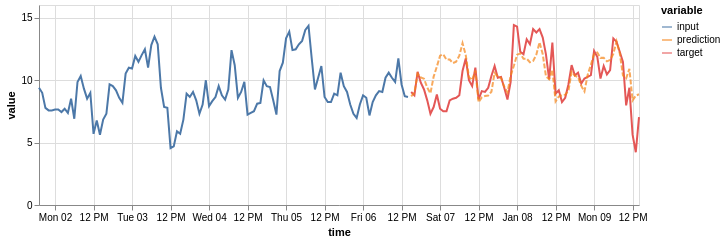

This figure's notebook cell:
### Code cell
(on.Plot()
    .add(on.marks.line, input)
    .add(on.marks.line, target)
    .add(on.marks.line, prediction, type='dashed')
    .properties(width=600, height=200)
    .show()
)

### Figure 1 — Vega specification as saved in the notebook (floating-point values rounded to 4 significant figures)
{"$schema": "https://vega.github.io/schema/vega/v5.json", "data": [{"name": "source_0", "values": [{"time": "2017-01-01T19:00:00.000", "variable": "input", "value": 9.377}, {"time": "2017-01-01T20:00:00.000", "variable": "input", "value": 8.975}, {"time": "2017-01-01T21:00:00.000", "variable": "input", "value": 7.77}, {"time": "2017-01-01T22:00:00.000", "variable": "input", "value": 7.569}, {"time": "2017-01-01T23:00:00.000", "variable": "input", "value": 7.569}, {"time": "2017-01-02T00:00:00.000", "variable": "input", "value": 7.636}, {"time": "2017-01-02T01:00:00.000", "variable": "input", "value": 7.636}, {"time": "2017-01-02T02:00:00.000", "variable": "input", "value": 7.435}, {"time": "2017-01-02T03:00:00.000", "variable": "input", "value": 7.703}, {"time": "2017-01-02T04:00:00.000", "variable": "input", "value": 7.368}, {"time": "2017-01-02T05:00:00.000", "variable": "input", "value": 8.506}, {"time": "2017-01-02T06:00:00.000", "variable": "input", "value": 6.899}, {"time": "2017-01-02T07:00:00.000", "variable": "input", "value": 9.846}, {"time": "2017-01-02T08:00:00.000", "variable": "input", "value": 10.31}, {"time": "2017-01-02T09:00:00.000", "variable": "input", "value": 9.31}, {"time": "2017-01-02T10:00:00.000", "variable": "input", "value": 8.506}, {"time": "2017-01-02T11:00:00.000", "variable": "input", "value": 8.975}, {"time": "2017-01-02T12:00:00.000", "variable": "input", "value": 5.693}, {"time": "2017-01-02T13:00:00.000", "variable": "input", "value": 6.765}, {"time": "2017-01-02T14:00:00.000", "variable": "input", "value": 5.626}, {"time": "2017-01-02T15:00:00.000", "variable": "input", "value": 6.832}, {"time": "2017-01-02T16:00:00.000", "variable": "input", "value": 7.301}, {"time": "2017-01-02T17:00:00.000", "variable": "input", "value": 9.645}, {"time": "2017-01-02T18:00:00.000", "variable": "input", "value": 9.511}, {"time": "2017-01-02T19:00:00.000", "variable": "input", "value": 9.176}, {"time": "2017-01-02T20:00:00.000", "variable": "input", "value": 8.573}, {"time": "2017-01-02T21:00:00.000", "variable": "input", "value": 8.172}, {"time": "2017-01-02T22:00:00.000", "variable": "input", "value": 10.52}, {"time": "2017-01-02T23:00:00.000", "variable": "input", "value": 10.98}, {"time": "2017-01-03T00:00:00.000", "variable": "input", "value": 10.92}, {"time": "2017-01-03T01:00:00.000", "variable": "input", "value": 11.92}, {"time": "2017-01-03T02:00:00.000", "variable": "input", "value": 11.45}, {"time": "2017-01-03T03:00:00.000", "variable": "input", "value": 11.99}, {"time": "2017-01-03T04:00:00.000", "variable": "input", "value": 12.46}, {"time": "2017-01-03T05:00:00.000", "variable": "input", "value": 10.98}, {"time": "2017-01-03T06:00:00.000", "variable": "input", "value": 12.79}, {"time": "2017-01-03T07:00:00.000", "variable": "input", "value": 13.46}, {"time": "2017-01-03T08:00:00.000", "variable": "input", "value": 12.86}, {"time": "2017-01-03T09:00:00.000", "variable": "input", "value": 9.377}, {"time": "2017-01-03T10:00:00.000", "variable": "input", "value": 7.837}, {"time": "2017-01-03T11:00:00.000", "variable": "input", "value": 7.77}, {"time": "2017-01-03T12:00:00.000", "variable": "input", "value": 4.555}, {"time": "2017-01-03T13:00:00.000", "variable": "input", "value": 4.689}, {"time": "2017-01-03T14:00:00.000", "variable": "input", "value": 5.894}, {"time": "2017-01-03T15:00:00.000", "variable": "input", "value": 5.693}, {"time": "2017-01-03T16:00:00.000", "variable": "input", "value": 6.832}, {"time": "2017-01-03T17:00:00.000", "variable": "input", "value": 8.908}, {"time": "2017-01-03T18:00:00.000", "variable": "input", "value": 8.64}, {"time": "2017-01-03T19:00:00.000", "variable": "input", "value": 9.042}, {"time": "2017-01-03T20:00:00.000", "variable": "input", "value": 8.372}, {"time": "2017-01-03T21:00:00.000", "variable": "input", "value": 7.301}, {"time": "2017-01-03T22:00:00.000", "variable": "input", "value": 8.038}, {"time": "2017-01-03T23:00:00.000", "variable": "input", "value": 9.98}, {"time": "2017-01-04T00:00:00.000", "variable": "input", "value": 7.904}, {"time": "2017-01-04T01:00:00.000", "variable": "input", "value": 8.306}, {"time": "2017-01-04T02:00:00.000", "variable": "input", "value": 8.64}, {"time": "2017-01-04T03:00:00.000", "variable": "input", "value": 9.511}, {"time": "2017-01-04T04:00:00.000", "variable": "input", "value": 8.774}, {"time": "2017-01-04T05:00:00.000", "variable": "input", "value": 8.439}, {"time": "2017-01-04T06:00:00.000", "variable": "input", "value": 9.243}, {"time": "2017-01-04T07:00:00.000", "variable": "input", "value": 12.39}, {"time": "2017-01-04T08:00:00.000", "variable": "input", "value": 11.19}, {"time": "2017-01-04T09:00:00.000", "variable": "input", "value": 8.573}, {"time": "2017-01-04T10:00:00.000", "variable": "input", "value": 9.042}, {"time": "2017-01-04T11:00:00.000", "variable": "input", "value": 9.846}, {"time": "2017-01-04T12:00:00.000", "variable": "input", "value": 7.234}, {"time": "2017-01-04T13:00:00.000", "variable": "input", "value": 7.368}, {"time": "2017-01-04T14:00:00.000", "variable": "input", "value": 7.502}, {"time": "2017-01-04T15:00:00.000", "variable": "input", "value": 8.105}, {"time": "2017-01-04T16:00:00.000", "variable": "input", "value": 8.172}, {"time": "2017-01-04T17:00:00.000", "variable": "input", "value": 9.98}, {"time": "2017-01-04T18:00:00.000", "variable": "input", "value": 9.511}, {"time": "2017-01-04T19:00:00.000", "variable": "input", "value": 9.444}, {"time": "2017-01-04T20:00:00.000", "variable": "input", "value": 8.372}, {"time": "2017-01-04T21:00:00.000", "variable": "input", "value": 7.234}, {"time": "2017-01-04T22:00:00.000", "variable": "input", "value": 10.72}, {"time": "2017-01-04T23:00:00.000", "variable": "input", "value": 11.39}, {"time": "2017-01-05T00:00:00.000", "variable": "input", "value": 13.33}, {"time": "2017-01-05T01:00:00.000", "variable": "input", "value": 13.86}, {"time": "2017-01-05T02:00:00.000", "variable": "input", "value": 12.39}, {"time": "2017-01-05T03:00:00.000", "variable": "input", "value": 12.46}, {"time": "2017-01-05T04:00:00.000", "variable": "input", "value": 12.86}, {"time": "2017-01-05T05:00:00.000", "variable": "input", "value": 13.13}, {"time": "2017-01-05T06:00:00.000", "variable": "input", "value": 14.0}, {"time": "2017-01-05T07:00:00.000", "variable": "input", "value": 14.33}, {"time": "2017-01-05T08:00:00.000", "variable": "input", "value": 11.72}, {"time": "2017-01-05T09:00:00.000", "variable": "input", "value": 9.243}, {"time": "2017-01-05T10:00:00.000", "variable": "input", "value": 10.18}, {"time": "2017-01-05T11:00:00.000", "variable": "input", "value": 11.12}, {"time": "2017-01-05T12:00:00.000", "variable": "input", "value": 8.64}, {"time": "2017-01-05T13:00:00.000", "variable": "input", "value": 8.239}, {"time": "2017-01-05T14:00:00.000", "variable": "input", "value": 8.239}, {"time": "2017-01-05T15:00:00.000", "variable": "input", "value": 8.908}, {"time": "2017-01-05T16:00:00.000", "variable": "input", "value": 8.774}, {"time": "2017-01-05T17:00:00.000", "variable": "input", "value": 10.58}, {"time": "2017-01-05T18:00:00.000", "variable": "input", "value": 9.511}, {"time": "2017-01-05T19:00:00.000", "variable": "input", "value": 9.042}, {"time": "2017-01-05T20:00:00.000", "variable": "input", "value": 8.038}, {"time": "2017-01-05T21:00:00.000", "variable": "input", "value": 7.301}, {"time": "2017-01-05T22:00:00.000", "variable": "input", "value": 6.966}, {"time": "2017-01-05T23:00:00.000", "variable": "input", "value": 8.038}, {"time": "2017-01-06T00:00:00.000", "variable": "input", "value": 8.774}, {"time": "2017-01-06T01:00:00.000", "variable": "input", "value": 8.573}, {"time": "2017-01-06T02:00:00.000", "variable": "input", "value": 7.167}, {"time": "2017-01-06T03:00:00.000", "variable": "input", "value": 8.239}, {"time": "2017-01-06T04:00:00.000", "variable": "input", "value": 8.774}, {"time": "2017-01-06T05:00:00.000", "variable": "input", "value": 9.109}, {"time": "2017-01-06T06:00:00.000", "variable": "input", "value": 9.042}, {"time": "2017-01-06T07:00:00.000", "variable": "input", "value": 10.18}, {"time": "2017-01-06T08:00:00.000", "variable": "input", "value": 10.58}, {"time": "2017-01-06T09:00:00.000", "variable": "input", "value": 10.18}, {"time": "2017-01-06T10:00:00.000", "variable": "input", "value": 9.846}, {"time": "2017-01-06T11:00:00.000", "variable": "input", "value": 11.72}, {"time": "2017-01-06T12:00:00.000", "variable": "input", "value": 9.645}, {"time": "2017-01-06T13:00:00.000", "variable": "input", "value": 8.707}, {"time": "2017-01-06T14:00:00.000", "variable": "input", "value": 8.64}], "transform": [{"type": "formula", "expr": "toDate(datum['time'])", "as": "time"}]}, {"name": "source_1", "values": [{"time": "2017-01-06T15:00:00.000", "variable": "target", "value": 9.042}, {"time": "2017-01-06T16:00:00.000", "variable": "target", "value": 8.774}, {"time": "2017-01-06T17:00:00.000", "variable": "target", "value": 10.65}, {"time": "2017-01-06T18:00:00.000", "variable": "target", "value": 9.779}, {"time": "2017-01-06T19:00:00.000", "variable": "target", "value": 9.243}, {"time": "2017-01-06T20:00:00.000", "variable": "target", "value": 8.372}, {"time": "2017-01-06T21:00:00.000", "variable": "target", "value": 7.301}, {"time": "2017-01-06T22:00:00.000", "variable": "target", "value": 7.837}, {"time": "2017-01-06T23:00:00.000", "variable": "target", "value": 8.841}, {"time": "2017-01-07T00:00:00.000", "variable": "target", "value": 7.703}, {"time": "2017-01-07T01:00:00.000", "variable": "target", "value": 7.502}, {"time": "2017-01-07T02:00:00.000", "variable": "target", "value": 7.502}, {"time": "2017-01-07T03:00:00.000", "variable": "target", "value": 8.372}, {"time": "2017-01-07T04:00:00.000", "variable": "target", "value": 8.506}, {"time": "2017-01-07T05:00:00.000", "variable": "target", "value": 8.573}, {"time": "2017-01-07T06:00:00.000", "variable": "target", "value": 8.774}, {"time": "2017-01-07T07:00:00.000", "variable": "target", "value": 10.72}, {"time": "2017-01-07T08:00:00.000", "variable": "target", "value": 11.72}, {"time": "2017-01-07T09:00:00.000", "variable": "target", "value": 9.98}, {"time": "2017-01-07T10:00:00.000", "variable": "target", "value": 9.511}, {"time": "2017-01-07T11:00:00.000", "variable": "target", "value": 10.98}, {"time": "2017-01-07T12:00:00.000", "variable": "target", "value": 8.439}, {"time": "2017-01-07T13:00:00.000", "variable": "target", "value": 9.109}, {"time": "2017-01-07T14:00:00.000", "variable": "target", "value": 9.042}, {"time": "2017-01-07T15:00:00.000", "variable": "target", "value": 9.377}, {"time": "2017-01-07T16:00:00.000", "variable": "target", "value": 10.31}, {"time": "2017-01-07T17:00:00.000", "variable": "target", "value": 11.12}, {"time": "2017-01-07T18:00:00.000", "variable": "target", "value": 10.18}, {"time": "2017-01-07T19:00:00.000", "variable": "target", "value": 10.25}, {"time": "2017-01-07T20:00:00.000", "variable": "target", "value": 9.377}, {"time": "2017-01-07T21:00:00.000", "variable": "target", "value": 8.439}, {"time": "2017-01-07T22:00:00.000", "variable": "target", "value": 9.846}, {"time": "2017-01-07T23:00:00.000", "variable": "target", "value": 14.4}, {"time": "2017-01-08T00:00:00.000", "variable": "target", "value": 14.27}, {"time": "2017-01-08T01:00:00.000", "variable": "target", "value": 12.26}, {"time": "2017-01-08T02:00:00.000", "variable": "target", "value": 12.06}, {"time": "2017-01-08T03:00:00.000", "variable": "target", "value": 13.26}, {"time": "2017-01-08T04:00:00.000", "variable": "target", "value": 12.86}, {"time": "2017-01-08T05:00:00.000", "variable": "target", "value": 14.07}, {"time": "2017-01-08T06:00:00.000", "variable": "target", "value": 13.8}, {"time": "2017-01-08T07:00:00.000", "variable": "target", "value": 14.07}, {"time": "2017-01-08T08:00:00.000", "variable": "target", "value": 13.4}, {"time": "2017-01-08T09:00:00.000", "variable": "target", "value": 12.06}, {"time": "2017-01-08T10:00:00.000", "variable": "target", "value": 10.05}, {"time": "2017-01-08T11:00:00.000", "variable": "target", "value": 12.99}, {"time": "2017-01-08T12:00:00.000", "variable": "target", "value": 8.908}, {"time": "2017-01-08T13:00:00.000", "variable": "target", "value": 9.176}, {"time": "2017-01-08T14:00:00.000", "variable": "target", "value": 8.239}, {"time": "2017-01-08T15:00:00.000", "variable": "target", "value": 8.573}, {"time": "2017-01-08T16:00:00.000", "variable": "target", "value": 9.645}, {"time": "2017-01-08T17:00:00.000", "variable": "target", "value": 11.19}, {"time": "2017-01-08T18:00:00.000", "variable": "target", "value": 10.38}, {"time": "2017-01-08T19:00:00.000", "variable": "target", "value": 10.58}, {"time": "2017-01-08T20:00:00.000", "variable": "target", "value": 9.712}, {"time": "2017-01-08T21:00:00.000", "variable": "target", "value": 10.11}, {"time": "2017-01-08T22:00:00.000", "variable": "target", "value": 10.25}, {"time": "2017-01-08T23:00:00.000", "variable": "target", "value": 10.38}, {"time": "2017-01-09T00:00:00.000", "variable": "target", "value": 12.32}, {"time": "2017-01-09T01:00:00.000", "variable": "target", "value": 11.85}, {"time": "2017-01-09T02:00:00.000", "variable": "target", "value": 10.11}, {"time": "2017-01-09T03:00:00.000", "variable": "target", "value": 11.12}, {"time": "2017-01-09T04:00:00.000", "variable": "target", "value": 10.45}, {"time": "2017-01-09T05:00:00.000", "variable": "target", "value": 10.78}, {"time": "2017-01-09T06:00:00.000", "variable": "target", "value": 13.33}, {"time": "2017-01-09T07:00:00.000", "variable": "target", "value": 13.06}, {"time": "2017-01-09T08:00:00.000", "variable": "target", "value": 12.26}, {"time": "2017-01-09T09:00:00.000", "variable": "target", "value": 11.45}, {"time": "2017-01-09T10:00:00.000", "variable": "target", "value": 7.971}, {"time": "2017-01-09T11:00:00.000", "variable": "target", "value": 9.377}, {"time": "2017-01-09T12:00:00.000", "variable": "target", "value": 5.626}, {"time": "2017-01-09T13:00:00.000", "variable": "target", "value": 4.22}, {"time": "2017-01-09T14:00:00.000", "variable": "target", "value": 7.033}], "transform": [{"type": "formula", "expr": "toDate(datum['time'])", "as": "time"}]}, {"name": "source_2", "values": [{"time": "2017-01-06T15:00:00.000", "variable": "prediction", "value": 8.687}, {"time": "2017-01-06T16:00:00.000", "variable": "prediction", "value": 8.988}, {"time": "2017-01-06T17:00:00.000", "variable": "prediction", "value": 10.5}, {"time": "2017-01-06T18:00:00.000", "variable": "prediction", "value": 10.2}, {"time": "2017-01-06T19:00:00.000", "variable": "prediction", "value": 10.1}, {"time": "2017-01-06T20:00:00.000", "variable": "prediction", "value": 9.39}, {"time": "2017-01-06T21:00:00.000", "variable": "prediction", "value": 8.94}, {"time": "2017-01-06T22:00:00.000", "variable": "prediction", "value": 10.27}, {"time": "2017-01-06T23:00:00.000", "variable": "prediction", "value": 11.07}, {"time": "2017-01-07T00:00:00.000", "variable": "prediction", "value": 11.94}, {"time": "2017-01-07T01:00:00.000", "variable": "prediction", "value": 12.05}, {"time": "2017-01-07T02:00:00.000", "variable": "prediction", "value": 11.63}, {"time": "2017-01-07T03:00:00.000", "variable": "prediction", "value": 11.64}, {"time": "2017-01-07T04:00:00.000", "variable": "prediction", "value": 11.35}, {"time": "2017-01-07T05:00:00.000", "variable": "prediction", "value": 11.46}, {"time": "2017-01-07T06:00:00.000", "variable": "prediction", "value": 11.95}, {"time": "2017-01-07T07:00:00.000", "variable": "prediction", "value": 12.94}, {"time": "2017-01-07T08:00:00.000", "variable": "prediction", "value": 12.0}, {"time": "2017-01-07T09:00:00.000", "variable": "prediction", "value": 10.22}, {"time": "2017-01-07T10:00:00.000", "variable": "prediction", "value": 9.997}, {"time": "2017-01-07T11:00:00.000", "variable": "prediction", "value": 10.75}, {"time": "2017-01-07T12:00:00.000", "variable": "prediction", "value": 8.223}, {"time": "2017-01-07T13:00:00.000", "variable": "prediction", "value": 8.605}, {"time": "2017-01-07T14:00:00.000", "variable": "prediction", "value": 8.715}, {"time": "2017-01-07T15:00:00.000", "variable": "prediction", "value": 8.757}, {"time": "2017-01-07T16:00:00.000", "variable": "prediction", "value": 9.059}, {"time": "2017-01-07T17:00:00.000", "variable": "prediction", "value": 10.57}, {"time": "2017-01-07T18:00:00.000", "variable": "prediction", "value": 10.27}, {"time": "2017-01-07T19:00:00.000", "variable": "prediction", "value": 10.17}, {"time": "2017-01-07T20:00:00.000", "variable": "prediction", "value": 9.461}, {"time": "2017-01-07T21:00:00.000", "variable": "prediction", "value": 9.011}, {"time": "2017-01-07T22:00:00.000", "variable": "prediction", "value": 10.34}, {"time": "2017-01-07T23:00:00.000", "variable": "prediction", "value": 11.14}, {"time": "2017-01-08T00:00:00.000", "variable": "prediction", "value": 12.02}, {"time": "2017-01-08T01:00:00.000", "variable": "prediction", "value": 12.13}, {"time": "2017-01-08T02:00:00.000", "variable": "prediction", "value": 11.7}, {"time": "2017-01-08T03:00:00.000", "variable": "prediction", "value": 11.71}, {"time": "2017-01-08T04:00:00.000", "variable": "prediction", "value": 11.42}, {"time": "2017-01-08T05:00:00.000", "variable": "prediction", "value": 11.53}, {"time": "2017-01-08T06:00:00.000", "variable": "prediction", "value": 12.02}, {"time": "2017-01-08T07:00:00.000", "variable": "prediction", "value": 13.02}, {"time": "2017-01-08T08:00:00.000", "variable": "prediction", "value": 12.07}, {"time": "2017-01-08T09:00:00.000", "variable": "prediction", "value": 10.29}, {"time": "2017-01-08T10:00:00.000", "variable": "prediction", "value": 10.07}, {"time": "2017-01-08T11:00:00.000", "variable": "prediction", "value": 10.82}, {"time": "2017-01-08T12:00:00.000", "variable": "prediction", "value": 8.293}, {"time": "2017-01-08T13:00:00.000", "variable": "prediction", "value": 8.676}, {"time": "2017-01-08T14:00:00.000", "variable": "prediction", "value": 8.786}, {"time": "2017-01-08T15:00:00.000", "variable": "prediction", "value": 8.828}, {"time": "2017-01-08T16:00:00.000", "variable": "prediction", "value": 9.13}, {"time": "2017-01-08T17:00:00.000", "variable": "prediction", "value": 10.64}, {"time": "2017-01-08T18:00:00.000", "variable": "prediction", "value": 10.34}, {"time": "2017-01-08T19:00:00.000", "variable": "prediction", "value": 10.24}, {"time": "2017-01-08T20:00:00.000", "variable": "prediction", "value": 9.532}, {"time": "2017-01-08T21:00:00.000", "variable": "prediction", "value": 9.082}, {"time": "2017-01-08T22:00:00.000", "variable": "prediction", "value": 10.41}, {"time": "2017-01-08T23:00:00.000", "variable": "prediction", "value": 11.21}, {"time": "2017-01-09T00:00:00.000", "variable": "prediction", "value": 12.09}, {"time": "2017-01-09T01:00:00.000", "variable": "prediction", "value": 12.2}, {"time": "2017-01-09T02:00:00.000", "variable": "prediction", "value": 11.77}, {"time": "2017-01-09T03:00:00.000", "variable": "prediction", "value": 11.78}, {"time": "2017-01-09T04:00:00.000", "variable": "prediction", "value": 11.49}, {"time": "2017-01-09T05:00:00.000", "variable": "prediction", "value": 11.6}, {"time": "2017-01-09T06:00:00.000", "variable": "prediction", "value": 12.09}, {"time": "2017-01-09T07:00:00.000", "variable": "prediction", "value": 13.09}, {"time": "2017-01-09T08:00:00.000", "variable": "prediction", "value": 12.14}, {"time": "2017-01-09T09:00:00.000", "variable": "prediction", "value": 10.36}, {"time": "2017-01-09T10:00:00.000", "variable": "prediction", "value": 10.14}, {"time": "2017-01-09T11:00:00.000", "variable": "prediction", "value": 10.89}, {"time": "2017-01-09T12:00:00.000", "variable": "prediction", "value": 8.364}, {"time": "2017-01-09T13:00:00.000", "variable": "prediction", "value": 8.747}, {"time": "2017-01-09T14:00:00.000", "variable": "prediction", "value": 8.857}], "transform": [{"type": "formula", "expr": "toDate(datum['time'])", "as": "time"}]}, {"name": "source_0_color_domain_variable_0", "values": [{"variable": "input"}]}, {"name": "source_1_color_domain_variable_1", "values": [{"variable": "target"}]}, {"name": "source_2_color_domain_variable_2", "values": [{"variable": "prediction"}]}], "marks": [{"type": "group", "name": "layer_0_pathgroup", "from": {"facet": {"data": "source_0", "name": "faceted_path_layer_0_main", "groupby": ["variable"]}}, "encode": {"update": {"height": {"field": {"signal": null, "datum": null, "group": "height", "parent": null}}, "width": {"field": {"signal": null, "datum": null, "group": "width", "parent": null}}}}, "marks": [{"type": "line", "name": "layer_0_marks", "from": {"data": "faceted_path_layer_0_main"}, "sort": {"field": "x"}, "encode": {"update": {"y": {"field": "value", "scale": "y"}, "defined": {"signal": "isValid(datum[\"time\"]) && isFinite(+datum[\"time\"]) && isValid(datum[\"value\"]) && isFinite(+datum[\"value\"])"}, "x": {"field": "time", "scale": "x"}, "stroke": {"field": "variable", "scale": "color"}}}, "style": ["line"]}]}, {"type": "group", "name": "layer_1_pathgroup", "from": {"facet": {"data": "source_1", "name": "faceted_path_layer_1_main", "groupby": ["variable"]}}, "encode": {"update": {"width": {"field": {"signal": null, "datum": null, "group": "width", "parent": null}}, "height": {"field": {"signal": null, "datum": null, "group": "height", "parent": null}}}}, "marks": [{"type": "line", "name": "layer_1_marks", "from": {"data": "faceted_path_layer_1_main"}, "sort": {"field": "x"}, "encode": {"update": {"defined": {"signal": "isValid(datum[\"time\"]) && isFinite(+datum[\"time\"]) && isValid(datum[\"value\"]) && isFinite(+datum[\"value\"])"}, "stroke": {"field": "variable", "scale": "color"}, "y": {"field": "value", "scale": "y"}, "x": {"field": "time", "scale": "x"}}}, "style": ["line"]}]}, {"type": "group", "name": "layer_2_pathgroup", "from": {"facet": {"data": "source_2", "name": "faceted_path_layer_2_main", "groupby": ["variable"]}}, "encode": {"update": {"width": {"field": {"signal": null, "datum": null, "group": "width", "parent": null}}, "height": {"field": {"signal": null, "datum": null, "group": "height", "parent": null}}}}, "marks": [{"type": "line", "name": "layer_2_marks", "from": {"data": "faceted_path_layer_2_main"}, "sort": {"field": "x"}, "encode": {"update": {"y": {"field": "value", "scale": "y"}, "strokeDash": {"value": [5, 2]}, "defined": {"signal": "isValid(datum[\"time\"]) && isFinite(+datum[\"time\"]) && isValid(datum[\"value\"]) && isFinite(+datum[\"value\"])"}, "opacity": {"value": 0.7}, "stroke": {"field": "variable", "scale": "color"}, "x": {"field": "time", "scale": "x"}}}, "style": ["line"]}]}], "scales": [{"name": "x", "type": "time", "domain": {"fields": [{"data": "source_0", "field": "time"}, {"data": "source_1", "field": "time"}, {"data": "source_2", "field": "time"}]}, "range": [0, {"signal": "width"}]}, {"name": "y", "type": "linear", "domain": {"fields": [{"data": "source_0", "field": "value"}, {"data": "source_1", "field": "value"}, {"data": "source_2", "field": "value"}]}, "range": [{"signal": "height"}, 0], "zero": true, "nice": true}, {"name": "color", "type": "ordinal", "domain": {"fields": [{"data": "source_0_color_domain_variable_0", "field": "variable"}, {"data": "source_1_color_domain_variable_1", "field": "variable"}, {"data": "source_2_color_domain_variable_2", "field": "variable"}], "sort": true}, "range": "category"}], "axes": [{"scale": "x", "gridScale": "y", "tickCount": {"signal": "ceil(width/40)"}, "labels": false, "orient": "bottom", "domain": false, "aria": false, "maxExtent": 0, "minExtent": 0, "ticks": false, "zindex": 0, "grid": true}, {"scale": "y", "gridScale": "x", "minExtent": 0, "aria": false, "ticks": false, "zindex": 0, "labels": false, "domain": false, "orient": "left", "grid": true, "tickCount": {"signal": "ceil(height/40)"}, "maxExtent": 0}, {"scale": "x", "labelOverlap": true, "title": "time", "grid": false, "tickCount": {"signal": "ceil(width/40)"}, "zindex": 0, "labelFlush": true, "orient": "bottom"}, {"scale": "y", "zindex": 0, "labelOverlap": true, "tickCount": {"signal": "ceil(height/40)"}, "grid": false, "orient": "left", "title": "value"}], "background": "white", "padding": 5, "style": "cell", "width": 600, "height": 200, "legends": [{"stroke": "color", "symbolType": "stroke", "title": "variable", "encode": {"symbols": {"update": {"opacity": {"value": 0.7}}}}}]}
